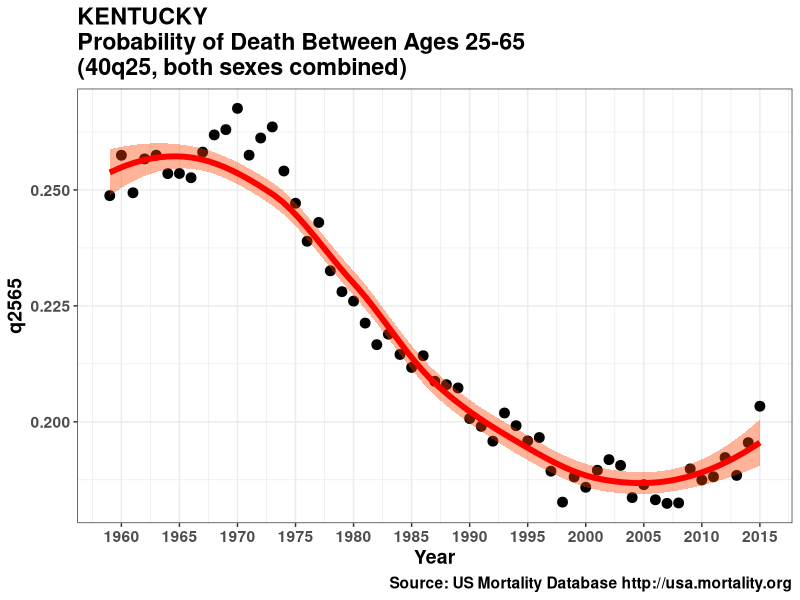

Source code (R):
#---------------------------------------------
# Carl Schmertmann
# created 22 Aug 18
# altered 22 Aug 18
#
# Quick USMDB experiment: adult mortality trends 
# in Kentucky
#---------------------------------------------

rm(list=ls())
library(tidyverse)
graphics.off()
if (.Platform$OS.type == 'windows') windows(record=TRUE)

KY     = read.csv('KY_bltper_5x1.csv') 
KY$Age = c(0,1,seq(5,110,5))    # make ages numeric

q = KY %>%
      filter(Age %in% c(25,65)) %>%
      group_by(Year) %>%
      summarize( q2565 = 1- lx[2]/lx[1])

ggplot(data=q, aes(x=Year, y=q2565)) +
     geom_point(size=3) +
     geom_smooth(lwd=2,color='red',fill='orangered') +
     scale_x_continuous(breaks=seq(1960,2015,5)) +
     theme_bw() +
     theme( text = element_text(face='bold', size=14)) +
     labs(title='KENTUCKY\nProbability of Death Between Ages 25-65\n(40q25, both sexes combined)',
          caption='Source: US Mortality Database http://usa.mortality.org')
     
ggsave('KY-adult-mortality-both-sexes.png') 



